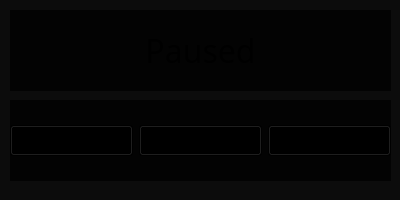
<?xml version="1.0" encoding="UTF-8"?>
<ui version="4.0">
 <class>PauseOverlay</class>
 <widget class="QWidget" name="PauseOverlay">
  <property name="geometry">
   <rect>
    <x>0</x>
    <y>0</y>
    <width>400</width>
    <height>200</height>
   </rect>
  </property>
  <property name="windowTitle">
   <string>Form</string>
  </property>
  <property name="styleSheet">
   <string notr="true">background-color: rgba(0, 0, 0, 200);</string>
  </property>
  <widget class="QLabel" name="label">
   <property name="geometry">
    <rect>
     <x>10</x>
     <y>10</y>
     <width>381</width>
     <height>81</height>
    </rect>
   </property>
   <property name="font">
    <font>
     <family>GeosansLight</family>
     <pointsize>24</pointsize>
    </font>
   </property>
   <property name="styleSheet">
    <string notr="true">font-family: &quot;GeosansLight&quot;;
background-color: rgba(0, 0, 0, 200);</string>
   </property>
   <property name="text">
    <string>Paused</string>
   </property>
   <property name="alignment">
    <set>Qt::AlignmentFlag::AlignCenter</set>
   </property>
  </widget>
  <widget class="QWidget" name="horizontalLayoutWidget">
   <property name="geometry">
    <rect>
     <x>10</x>
     <y>100</y>
     <width>381</width>
     <height>81</height>
    </rect>
   </property>
   <layout class="QHBoxLayout" name="horizontalLayout">
    <item>
     <widget class="QPushButton" name="resumeBtn">
      <property name="font">
       <font>
        <family>Kazesawa</family>
        <pointsize>12</pointsize>
       </font>
      </property>
      <property name="styleSheet">
       <string notr="true">font-family: &quot;Kazesawa&quot;;</string>
      </property>
      <property name="text">
       <string>Resume</string>
      </property>
     </widget>
    </item>
    <item>
     <widget class="QPushButton" name="restartBtn">
      <property name="font">
       <font>
        <family>Kazesawa</family>
        <pointsize>12</pointsize>
       </font>
      </property>
      <property name="styleSheet">
       <string notr="true">font-family: &quot;Kazesawa&quot;;</string>
      </property>
      <property name="text">
       <string>Restart</string>
      </property>
     </widget>
    </item>
    <item>
     <widget class="QPushButton" name="backBtn">
      <property name="font">
       <font>
        <family>Kazesawa</family>
        <pointsize>12</pointsize>
       </font>
      </property>
      <property name="styleSheet">
       <string notr="true">font-family: &quot;Kazesawa&quot;;</string>
      </property>
      <property name="text">
       <string>Back</string>
      </property>
     </widget>
    </item>
   </layout>
  </widget>
 </widget>
 <resources/>
 <connections/>
</ui>
